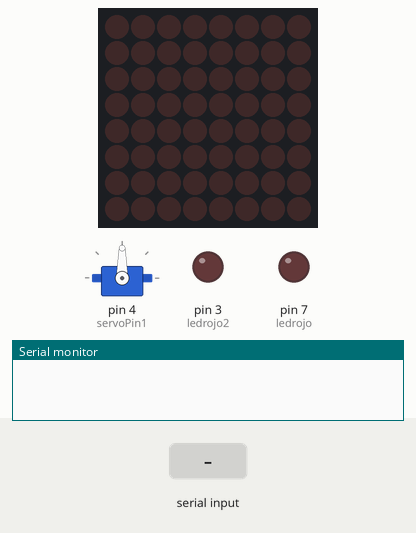
The sketch below on a simulated Arduino Uno, built with avr-gcc and run on an emulated ATmega328P. Shown: servo, 8×8 LED matrix, output pins drawn as LEDs (lit = HIGH), the last lines printed to the serial monitor. The test bench sets the inputs (shaded band).

Above: at 1.2 s.
1.3 s: "I" received over the second serial link
At 2.5 s:
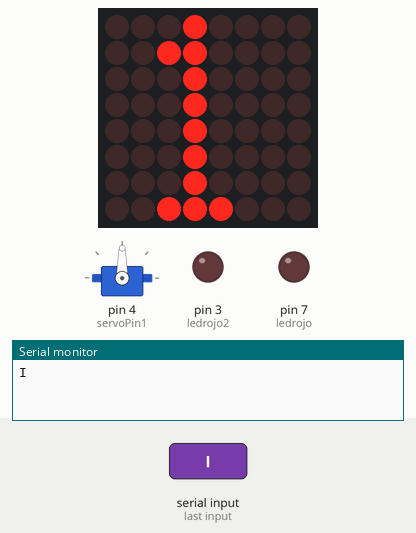
2.8 s: "A" received over the second serial link
At 3.8 s:
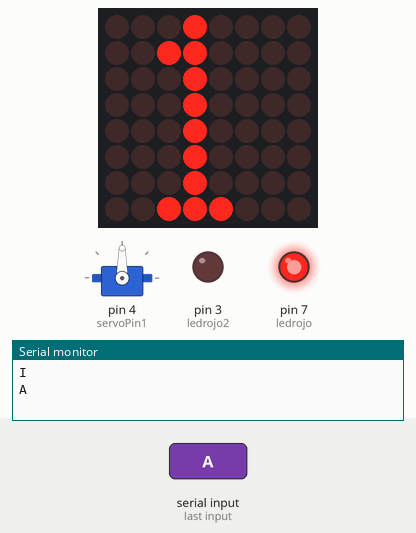
4.3 s: "B" received over the second serial link
At 5.3 s:
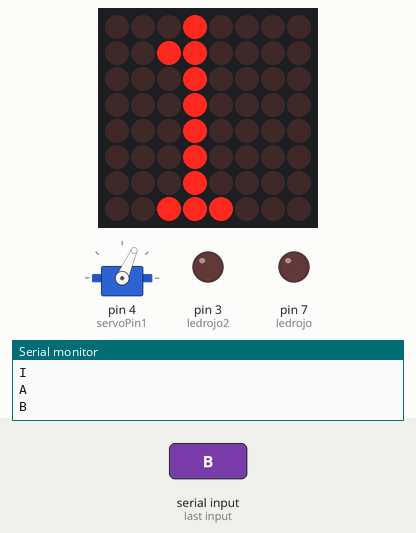
5.8 s: "C" received over the second serial link
At 6.4 s:
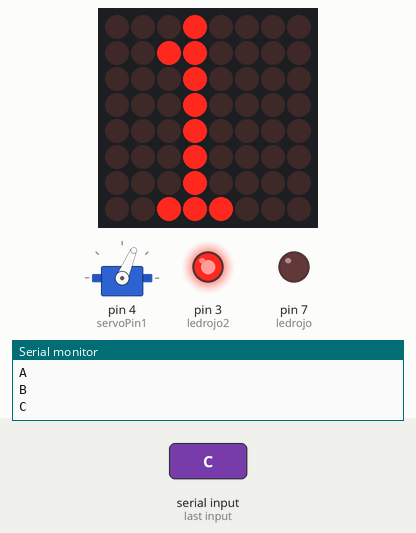
7.3 s: "A" received over the second serial link
At 8.4 s:
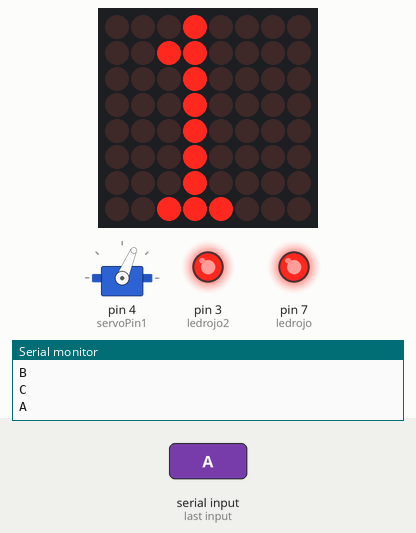
Timing chart, 0 to 9.8 s (numbered marks = the images above; inputs shaded):
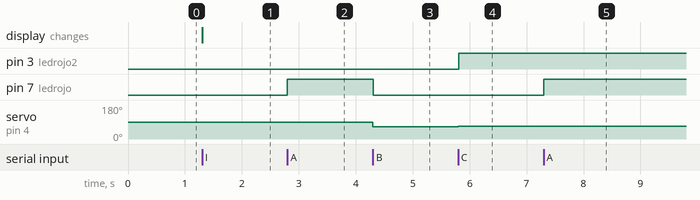

Measured:
- after the input at 1.3 s, the display: changes at once (image 1)
- after the input at 2.8 s, pin 7 (ledrojo): LOW → HIGH at once
- after the input at 4.3 s, pin 7 (ledrojo): HIGH → LOW at once; servo on pin 4 (servoPin1): 90° → 66° at once
- after the input at 5.8 s, pin 3 (ledrojo2): LOW → HIGH at once; servo on pin 4 (servoPin1): 66° → 67° at once
- after the input at 7.3 s, pin 7 (ledrojo): LOW → HIGH at once

The sketch:

practica-4.ino
```cpp
#include <SoftwareSerial.h>
#include <Servo.h>
#include "LedControl.h"     // incluye libreria LedControl

LedControl lc=LedControl(11,13,10,1);
SoftwareSerial BT(8, 9);

char val;
int ledrojo = 7;
int ledrojo2 = 3;
int ledrojo3 = 6;
int ledrojo4 = 5;
const int servoPin1 = 4;

byte uno[8]= {        // array que contiene todos los elementos de las
  B00010000,        // filas necesarias por mostrar el digito uno
  B00110000,
  B00010000,
  B00010000,
  B00010000,
  B00010000,
  B00010000,
  B00111000
};

Servo servo;

void setup() {
  Serial.begin(9600);
  BT.begin(9600);
  pinMode(ledrojo, OUTPUT);
  pinMode(ledrojo2, OUTPUT);
  servo.attach(servoPin1);
  lc.shutdown(0,false);     // enciende la matriz
  lc.setIntensity(0,4);     // establece brillo
  lc.clearDisplay(0);     // blanquea matriz
}


void loop() {

movimiento();

  if(BT.available() > 0){
    val = BT.read();
    Serial.println(val);
  }

  if(val == 'A'){
    digitalWrite(ledrojo, HIGH);
  }

  if(val == 'B'){
    digitalWrite(ledrojo, LOW);
  }

  if(val == 'C'){
    digitalWrite(ledrojo2, HIGH);
  }

  if(val == 'D'){
    digitalWrite(ledrojo2, LOW);
  }

    if(val == 'E'){
    digitalWrite(ledrojo3, HIGH);
  }

  if(val == 'F'){
    digitalWrite(ledrojo3, LOW);
  }

    if(val == 'G'){
    digitalWrite(ledrojo4, HIGH);
  }

  if(val == 'H'){
    digitalWrite(ledrojo4, LOW);
  }

  if(val == 'H'){
    digitalWrite(ledrojo4, LOW);
  }

  if(val == 'I'){
    mostrar_1();
  }
}

void movimiento(){
  while(BT.available() > 0){
    val = BT.read();
    Serial.println(val);
    servo.write(val);
    delay(10);
  }
}

void mostrar_1(){     // funcion mostrar_1
  for (int i = 0; i < 8; i++)     // bucle itera 8 veces por el array
  {
  lc.setRow(0,i,uno[i]);    // establece fila con valor de array uno en misma posicion
  }
}
```
